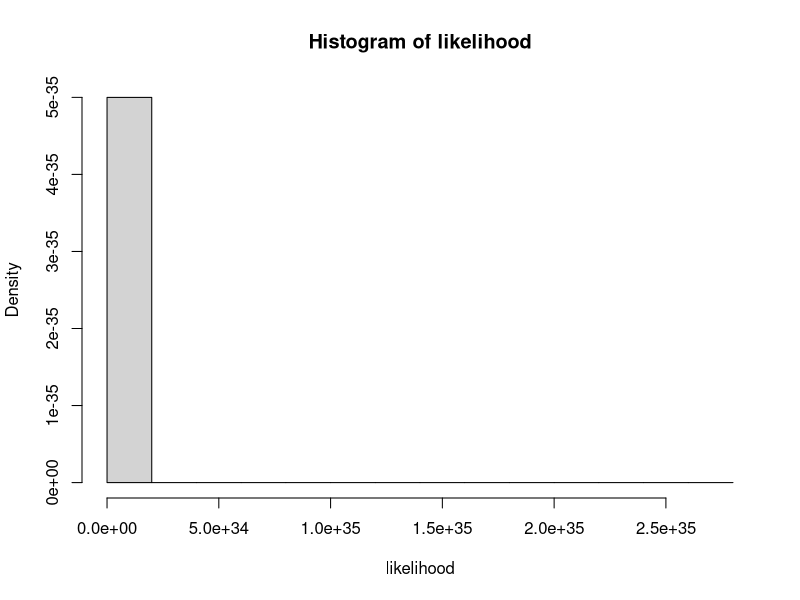

The R script that drew this image:
likelihood = numeric(10000)
x = 1:10000
for (i in x)
{

	sampl = choose(50,20)
	nontag = choose(i -100, 30)
	pop = choose(i,50)

	likelihood[i] = (sampl * nontag) / pop
	

}

hist(likelihood, prob = TRUE)
likelihood





